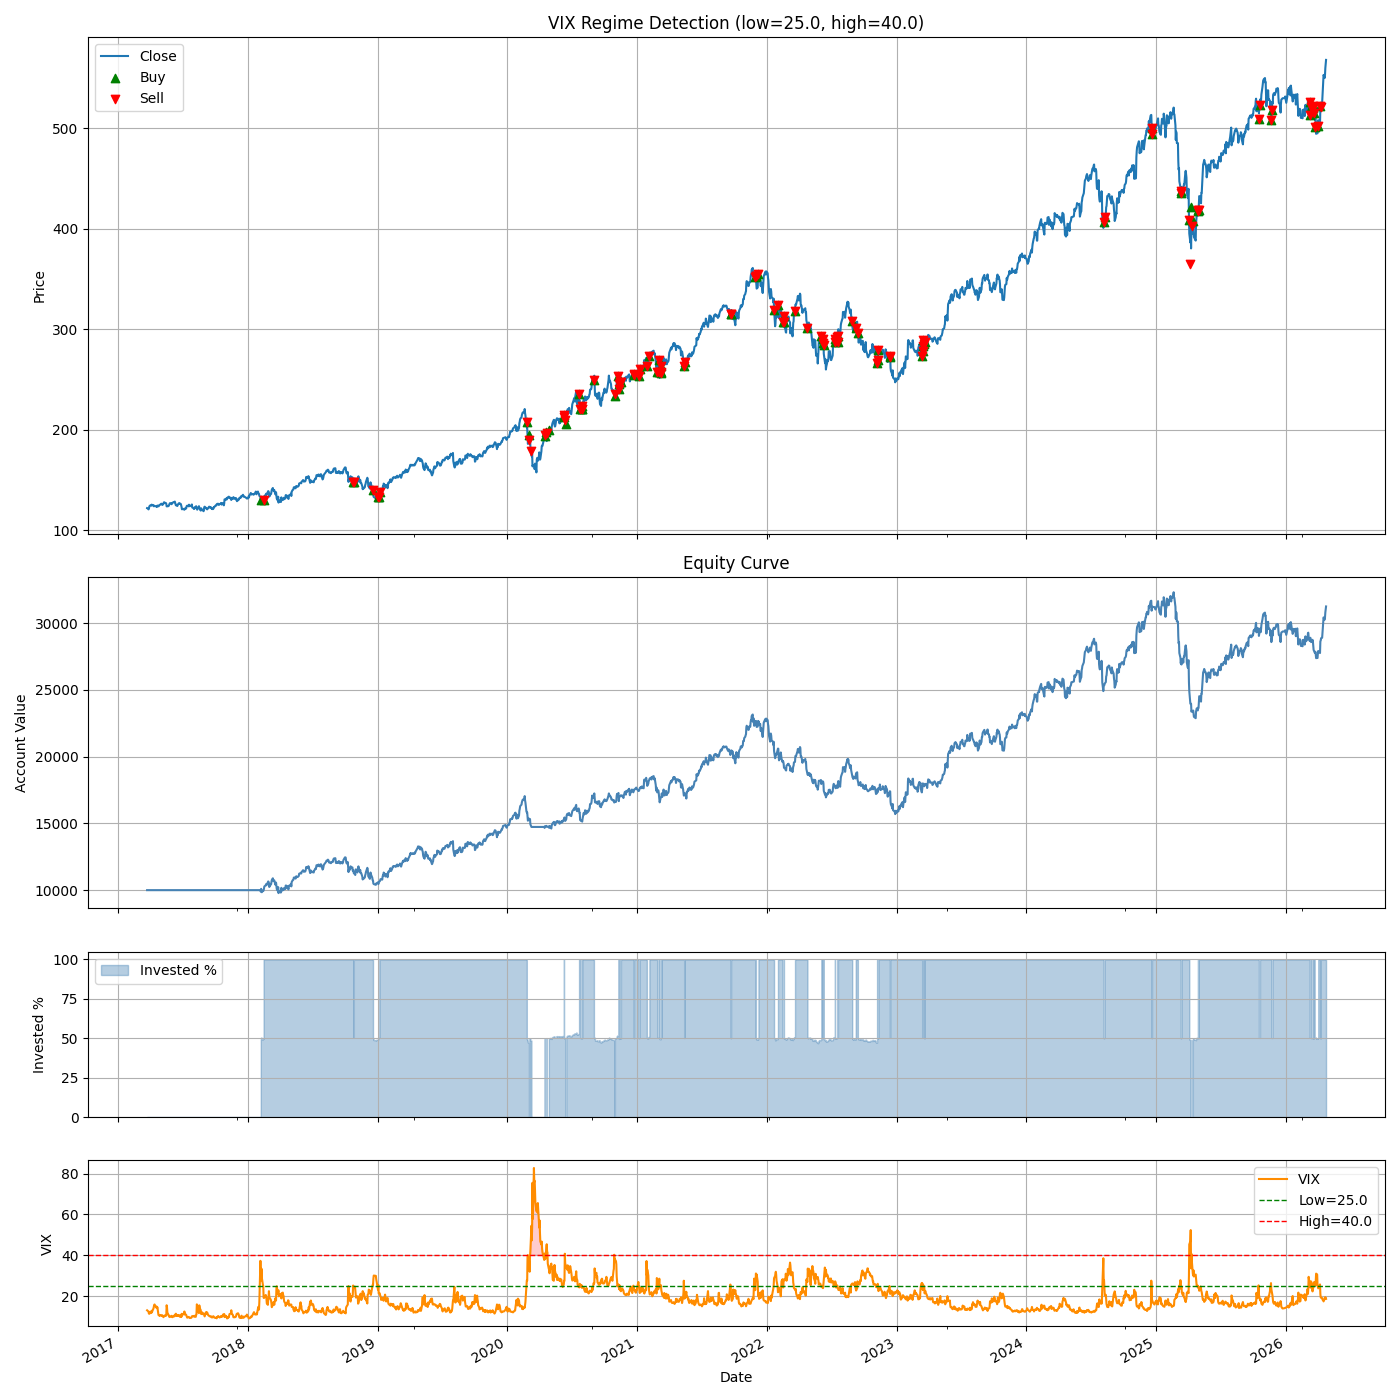

Python code for this plot:
"""
Backtest QQQ - VIX Regime Detection

Uses CBOE VIX (^VIX) as a market fear gauge to size exposure:
  VIX < vix_low  → 100% invested in QQQ  (calm market)
  VIX > vix_high → 0% cash               (fear/panic)
  Between        → 50% invested           (neutral zone)

Signal evaluated daily. When regime changes, trade at next open.
VIX data downloaded from yfinance as ^VIX.

Grid search: vix_low (15-25), vix_high (25-40)
"""

import os
import sys
import pandas as pd
import numpy as np
import matplotlib.pyplot as plt

_ALGO_ROOT = os.path.dirname(os.path.dirname(os.path.abspath(__file__)))
if _ALGO_ROOT not in sys.path:
    sys.path.insert(0, _ALGO_ROOT)
from data_loader import load_ohlcv, load_vix


def fetch_data(ticker='QQQ', period='5y'):
    return load_ohlcv(ticker, period=period)


def fetch_vix(period='5y'):
    return load_vix(period=period)


def max_drawdown(equity):
    roll_max = equity.cummax()
    return ((equity - roll_max) / roll_max).min()


def compute_stats(equity_series, initial_capital, closed_trades, df=None):
    trades_df = pd.DataFrame(closed_trades)
    total_return = equity_series.iloc[-1] / initial_capital - 1.0
    years = (equity_series.index[-1] - equity_series.index[0]).days / 365.25
    cagr = (equity_series.iloc[-1] / initial_capital) ** (1 / years) - 1 if years > 0 else np.nan
    if df is not None and years > 0:
        bh_cagr = (float(df['Close'].iloc[-1]) / float(df['Close'].iloc[0])) ** (1 / years) - 1
    else:
        bh_cagr = np.nan
    md = max_drawdown(equity_series)
    if len(trades_df) > 0 and 'pnl' in trades_df.columns:
        win_rate = len(trades_df[trades_df['pnl'] > 0]) / len(trades_df)
        avg_pnl = trades_df['pnl'].mean()
        trade_returns = (trades_df['exit_price'] - trades_df['entry_price']) / trades_df['entry_price']
        avg_trade_return = trade_returns.mean()
        max_trade_gain = trade_returns.max()
        max_trade_drop = trade_returns.min()
    else:
        win_rate = avg_pnl = avg_trade_return = max_trade_gain = max_trade_drop = np.nan
    return {
        'total_return': total_return, 'cagr': cagr, 'bh_cagr': bh_cagr,
        'max_drawdown': md, 'n_trades_closed': len(trades_df),
        'win_rate': win_rate, 'avg_pnl': avg_pnl,
        'avg_trade_return': avg_trade_return,
        'max_trade_gain': max_trade_gain, 'max_trade_drop': max_trade_drop,
        'trades_df': trades_df,
    }


def print_stats(stats, initial_capital, equity_series, vix_low, vix_high, out_paths):
    print('VIX Regime Detection backtest summary:')
    print(f'Initial capital:          {initial_capital:,.2f}')
    print(f'VIX low threshold:        {vix_low}')
    print(f'VIX high threshold:       {vix_high}')
    print(f'Final equity:             {equity_series.iloc[-1]:,.2f}')
    print(f'Total return:             {stats["total_return"]:.2%}')
    print(f'CAGR:                     {stats["cagr"]:.2%}')
    print(f'CAGR buy & hold:          {stats["bh_cagr"]:.2%}' if not pd.isna(stats['bh_cagr']) else 'CAGR buy & hold:          N/A')
    print(f'Max drawdown:             {stats["max_drawdown"]:.2%}')
    print(f'Number of trades:         {stats["n_trades_closed"]}')
    if not pd.isna(stats['win_rate']):
        print(f'Win rate:                 {stats["win_rate"]:.2%}')
        print(f'Average return per trade: {stats["avg_trade_return"]:.2%}')
        print(f'Max gain per trade:       {stats["max_trade_gain"]:.2%}')
        print(f'Max drop per trade:       {stats["max_trade_drop"]:.2%}')
    print(f'Trades CSV:               {out_paths["trades_csv"]}')
    print(f'Plot:                     {out_paths["fig_path"]}')


def save_plots(df, equity_series, invested_list, vix_series, stats, vix_low, vix_high, out_dir):
    trades_df = stats['trades_df'].copy()
    if len(trades_df) > 0:
        trades_df['entry_date'] = pd.to_datetime(trades_df['entry_date'])
        trades_df['exit_date'] = pd.to_datetime(trades_df['exit_date'])

    invested_series = pd.Series(invested_list, index=equity_series.index)

    fig, axes = plt.subplots(4, 1, sharex=True, figsize=(14, 14),
                              gridspec_kw={'height_ratios': [3, 2, 1, 1]})
    ax_price, ax_equity, ax_inv, ax_vix = axes

    df['Close'].plot(ax=ax_price, label='Close')
    if len(trades_df) > 0:
        ax_price.scatter(trades_df['entry_date'], trades_df['entry_price'],
                         marker='^', color='green', label='Buy', zorder=5)
        ax_price.scatter(trades_df['exit_date'], trades_df['exit_price'],
                         marker='v', color='red', label='Sell', zorder=5)
    ax_price.set_title(f'VIX Regime Detection (low={vix_low}, high={vix_high})')
    ax_price.set_ylabel('Price')
    ax_price.legend()
    ax_price.grid(True)

    equity_series.plot(ax=ax_equity, color='steelblue')
    ax_equity.set_title('Equity Curve')
    ax_equity.set_ylabel('Account Value')
    ax_equity.grid(True)

    ax_inv.fill_between(invested_series.index, invested_series.values * 100,
                        step='post', alpha=0.4, color='steelblue', label='Invested %')
    ax_inv.set_ylabel('Invested %')
    ax_inv.set_ylim(0, 105)
    ax_inv.grid(True)
    ax_inv.legend()

    vix_series.plot(ax=ax_vix, color='darkorange', label='VIX')
    ax_vix.axhline(vix_low, color='green', linestyle='--', linewidth=1, label=f'Low={vix_low}')
    ax_vix.axhline(vix_high, color='red', linestyle='--', linewidth=1, label=f'High={vix_high}')
    ax_vix.fill_between(vix_series.index, vix_series.values, vix_high,
                        where=vix_series.values > vix_high, alpha=0.2, color='red')
    ax_vix.set_ylabel('VIX')
    ax_vix.grid(True)
    ax_vix.legend()

    fig.tight_layout()
    out_fig = os.path.join(out_dir, 'backtest_vix_regime.png')
    fig.savefig(out_fig)
    plt.close(fig)
    return out_fig


def run_backtest_vix_regime(ticker='QQQ', period='5y', initial_capital=10000.0,
                             vix_low=20, vix_high=30,
                             verbose=True, df=None, vix_df=None):
    out_dir = os.path.dirname(__file__)
    if df is None:
        df = fetch_data(ticker, period)
        df.index = pd.to_datetime(df.index)
        df = df[['Open', 'High', 'Low', 'Close', 'Volume']]
    if df.empty:
        raise ValueError('No QQQ data returned.')
    df = df.copy()

    if vix_df is None:
        vix_df = fetch_vix(period)
        vix_df.index = pd.to_datetime(vix_df.index)
    vix_df = vix_df.copy()

    combined = df.join(vix_df, how='inner')
    if combined.empty:
        raise ValueError('No overlapping dates between QQQ and VIX data.')
    df = combined[['Open', 'High', 'Low', 'Close', 'Volume']].copy()
    vix_aligned = combined['VIX']

    def target_alloc(vix_val):
        if vix_val < vix_low:
            return 1.0
        elif vix_val > vix_high:
            return 0.0
        return 0.5

    cash = float(initial_capital)
    shares = 0.0
    entry_price = entry_date = entry_idx = None
    prev_target = None

    equity_list, equity_dates, invested_list, closed_trades = [], [], [], []

    for i in range(len(df)):
        date = df.index[i]
        close = float(df['Close'].iat[i])
        vix_val = float(vix_aligned.iat[i])

        pos_value = shares * close
        eq = cash + pos_value
        equity_list.append(eq)
        equity_dates.append(date)
        invested_list.append(pos_value / eq if eq > 0 else 0.0)

        target = target_alloc(vix_val)

        if prev_target is not None and target != prev_target and i + 1 < len(df):
            next_open = float(df['Open'].iat[i + 1])
            next_date = df.index[i + 1]

            # Close existing shares
            if shares > 0 and entry_price is not None:
                proceeds = shares * next_open
                pnl = proceeds - shares * entry_price
                closed_trades.append({
                    'entry_date': entry_date, 'entry_price': entry_price,
                    'exit_date': next_date, 'exit_price': next_open,
                    'shares': shares, 'pnl': pnl, 'held_days': i + 1 - entry_idx,
                })
                cash += proceeds
                shares = 0.0
                entry_price = entry_date = entry_idx = None

            # Open new position at target allocation
            if target > 0:
                invest = target * cash
                shares = invest / next_open
                cash -= shares * next_open
                entry_price = next_open
                entry_date = next_date
                entry_idx = i + 1

        prev_target = target

    equity_series = pd.Series(equity_list, index=equity_dates)
    vix_series = pd.Series(vix_aligned.values, index=df.index)
    stats = compute_stats(equity_series, initial_capital, closed_trades, df=df)

    trades_csv = fig_path = None
    if verbose:
        trades_csv = os.path.join(out_dir, 'trades_detail_vix_regime.csv')
        stats['trades_df'].to_csv(trades_csv, index=False)
        fig_path = save_plots(df, equity_series, invested_list, vix_series,
                               stats, vix_low, vix_high, out_dir)
        print_stats(stats, initial_capital, equity_series, vix_low, vix_high,
                    {'trades_csv': trades_csv, 'fig_path': fig_path})

    def _f(v):
        return round(float(v), 3) if not pd.isna(v) else None

    return {
        'initial_capital': float(initial_capital),
        'final_equity': _f(equity_series.iloc[-1]),
        'total_return': _f(stats['total_return']),
        'cagr': _f(stats['cagr']),
        'bh_cagr': _f(stats['bh_cagr']),
        'max_drawdown': _f(stats['max_drawdown']),
        'n_trades_closed': int(stats['n_trades_closed']),
        'win_rate': _f(stats['win_rate']),
        'avg_trade_return': _f(stats['avg_trade_return']),
        'max_trade_gain': _f(stats['max_trade_gain']),
        'max_trade_drop': _f(stats['max_trade_drop']),
        'fig_path': fig_path,
        'trades_csv': trades_csv,
    }


def grid_search(ticker='QQQ', period='5y', initial_capital=10000.0,
                vix_low_values=(15, 18, 20, 22, 25),
                vix_high_values=(25, 28, 30, 35, 40),
                maximize='cagr'):
    combos = [(l, h) for l in vix_low_values for h in vix_high_values if l < h]
    print(f'Grid search: {len(combos)} combinations...')
    print('Downloading QQQ and VIX data once...')
    raw_df = fetch_data(ticker, period)
    raw_df.index = pd.to_datetime(raw_df.index)
    raw_df = raw_df[['Open', 'High', 'Low', 'Close', 'Volume']]
    raw_vix = fetch_vix(period)
    raw_vix.index = pd.to_datetime(raw_vix.index)
    if raw_df.empty or raw_vix.empty:
        raise ValueError('No data returned.')

    results = []
    for vix_l, vix_h in combos:
        try:
            res = run_backtest_vix_regime(
                initial_capital=initial_capital,
                vix_low=vix_l, vix_high=vix_h,
                verbose=False, df=raw_df, vix_df=raw_vix,
            )
            results.append({
                'vix_low': vix_l, 'vix_high': vix_h,
                'cagr': res['cagr'], 'total_return': res['total_return'],
                'max_drawdown': res['max_drawdown'], 'win_rate': res['win_rate'],
                'n_trades': res['n_trades_closed'],
            })
        except Exception as e:
            print(f'  ERROR vix_low={vix_l}, vix_high={vix_h}: {e}')

    results_df = pd.DataFrame(results).sort_values(maximize, ascending=False).reset_index(drop=True)
    print(f'\nAll results by {maximize}:')
    print(results_df.to_string(index=False))

    out_dir = os.path.dirname(__file__)
    csv_path = os.path.join(out_dir, 'grid_search_results.csv')
    results_df.to_csv(csv_path, index=False)
    print(f'\nFull results saved to: {csv_path}')

    best = results_df.iloc[0]
    print(f'\n--- Best parameters (by {maximize}) ---')
    print(f'  vix_low={best["vix_low"]}, vix_high={best["vix_high"]}')
    print('Running full backtest with best parameters...\n')
    run_backtest_vix_regime(
        initial_capital=initial_capital,
        vix_low=best['vix_low'], vix_high=best['vix_high'],
        verbose=True, df=raw_df, vix_df=raw_vix,
    )
    return results_df


if __name__ == '__main__':
    res = run_backtest_vix_regime(initial_capital=10000.0, vix_low=20, vix_high=30)
    print('\nRESULT:', res)
